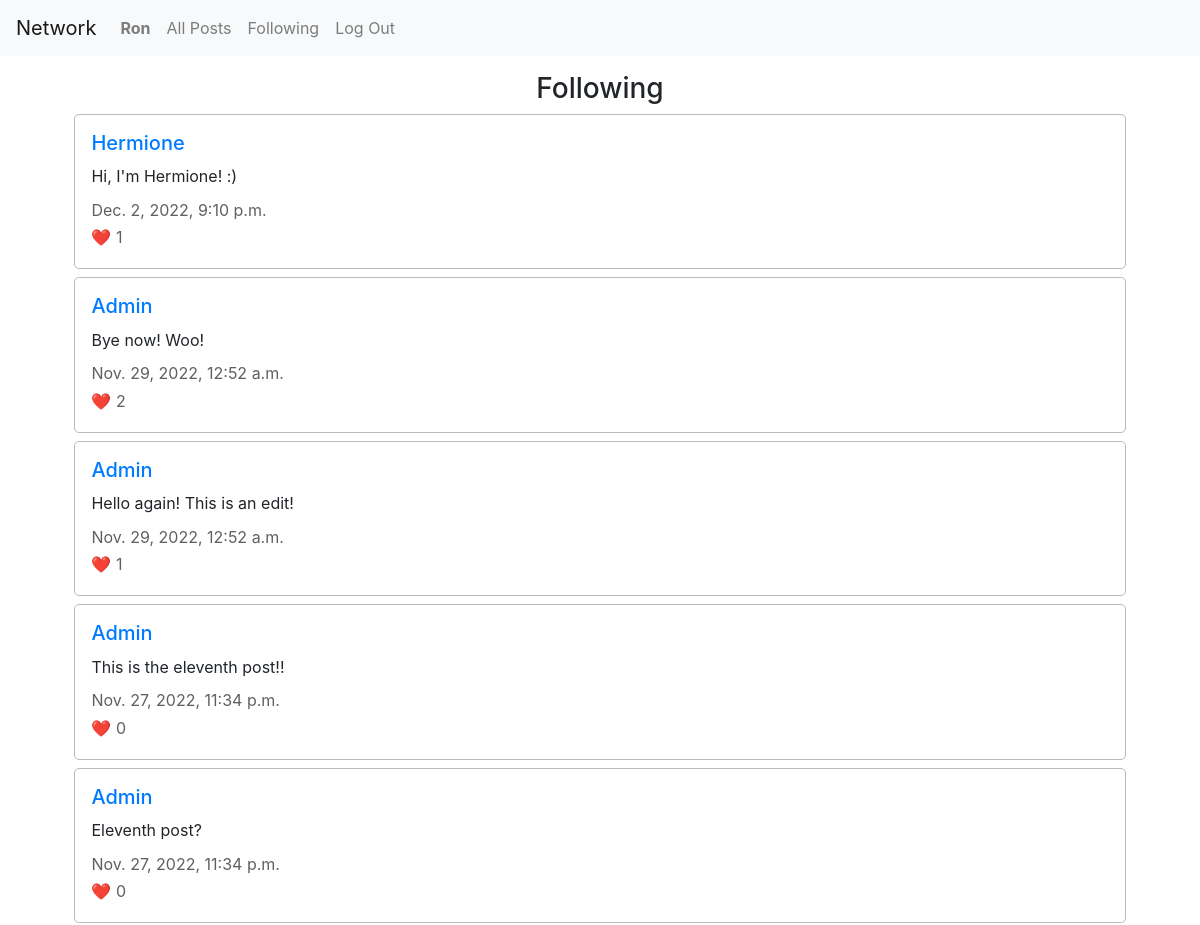
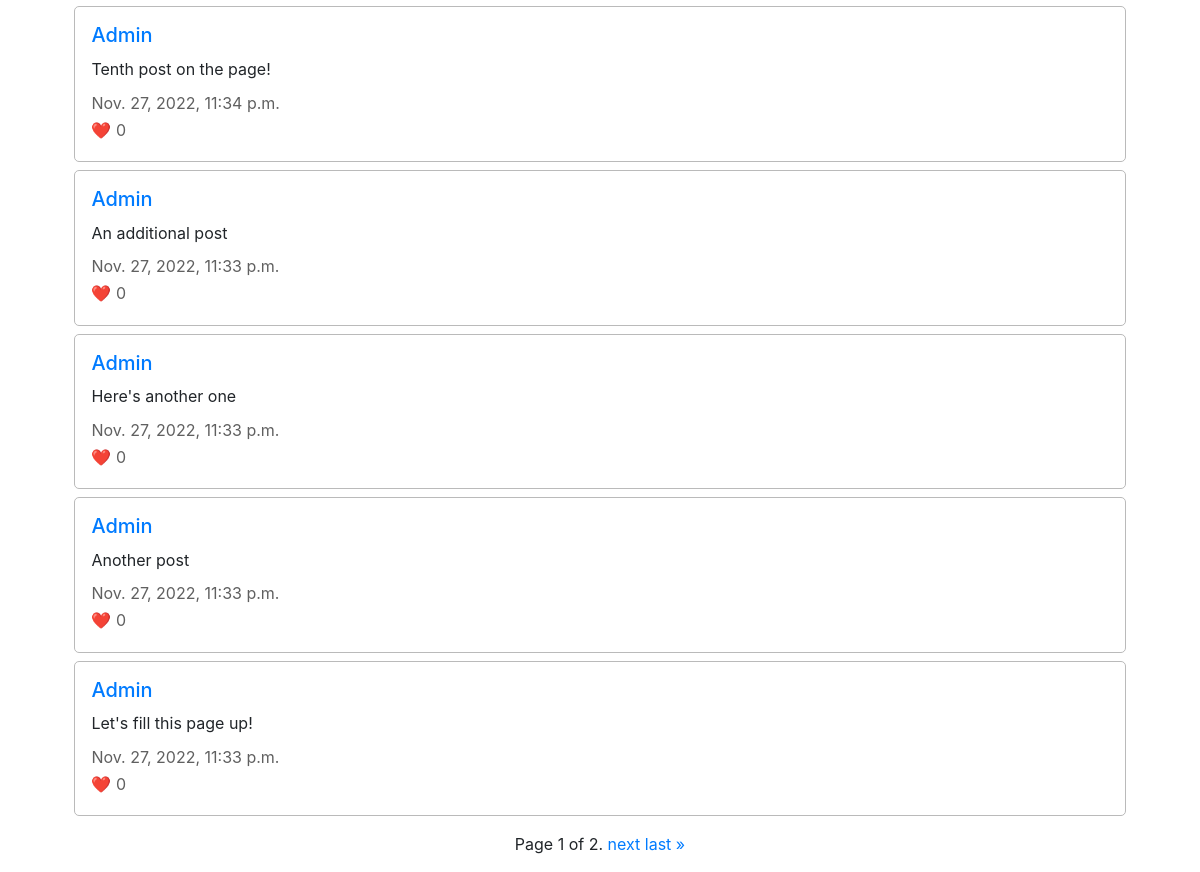
The page /following (signed in) on the database its author committed (2 pictures, top to bottom).
### network/models.py (models this page shows, shortened)
class User(AbstractUser):
    pass

class Post(models.Model):
    user = models.ForeignKey("User", on_delete=models.CASCADE, related_name ="posts")
    content = models.TextField(max_length=255)
    timestamp = models.DateTimeField(auto_now_add=True)
    likes = models.ManyToManyField("User", blank=True, related_name="liked")

### network/views.py (the view)
# urls.py: path("following", views.following, name="following"),
@login_required(login_url='/login')
def following(request):
    watcher = User.objects.get(username=request.user)
    followall = watcher.following.all()
    following = [f.followed for f in followall]
    followposts = Post.objects.filter(user__in=following).order_by('timestamp').reverse()
    paginator = Paginator(followposts, 10)
    page_num = request.GET.get('page')
    page_obj = paginator.get_page(page_num)
    return render(request, "network/following.html", {
        "page_obj": page_obj,
    })

### network/templates/network/following.html (shortened to what this page needs)
{% extends "network/layout.html" %}
{% load static %}
{% block body %}
    <div class="all-posts">
        <h3>Following</h3>
        {% for post in page_obj %}
            <div class="section">
                <h5><a href="{% url 'user' post.user %}">{{ post.user }}</a></h5>
                <p class="post-content">{{ post.content }}</p>
                <p class="grey">{{ post.timestamp }}</p>
                <p class="grey">&#10084;&#65039; {{ post.likes.all.count }}</p>
            </div>
        {% endfor %}
    </div>
    <div class="pagination">
      <span class="step-links">
          <span class="current">
              Page {{ page_obj.number }} of {{ page_obj.paginator.num_pages }}.
          </span>
          {% if page_obj.has_next %}
              <a href="?page={{ page_obj.next_page_number }}">next</a>
              <a href="?page={{ page_obj.paginator.num_pages }}">last &raquo;</a>
          {% endif %}
      </span>
    </div>
{% endblock %}

### network/templates/network/layout.html (shortened to what this page needs)
{% load static %}
<!DOCTYPE html>
<html lang="en">
    <head>
        <link rel="stylesheet" href="https://stackpath.bootstrapcdn.com/bootstrap/4.4.1/css/bootstrap.min.css">
        <link href="{% static 'network/styles.css' %}" rel="stylesheet">
    </head>
    <body>
        <nav class="navbar navbar-expand-lg navbar-light bg-light">
            <a class="navbar-brand" href="#">Network</a>
            <div class="collapse navbar-collapse" id="navbarNav">
                <ul class="navbar-nav mr-auto">
                {% if user.is_authenticated %}
                    <li class="nav-item">
                        <a class="nav-link" href="{% url 'user' user.username %}"><strong id="current-user">{{ user.username }}</strong></a>
                    </li>
                {% endif %}
                <li class="nav-item">
                    <a class="nav-link" href="{% url 'index' %}">All Posts</a>
                </li>
                {% if user.is_authenticated %}
                    <li class="nav-item">
                        <a class="nav-link" href="{% url 'following' %}">Following</a>
                    </li>
                    <li class="nav-item">
                        <a class="nav-link" href="{% url 'logout' %}">Log Out</a>
                    </li>
                {% endif %}
                </ul>
            </div>
        </nav>
        <div class="body">
            {% block body %}
            {% endblock %}
        </div>
    </body>
</html>

### network/static/network/styles.css (style rules this page uses)
.body { display: flex; flex-direction: column; justify-content: center; align-items: center; gap: 1rem; margin: 1rem; }
.all-posts { width: 100%; display: flex; flex-direction: column; justify-content: center; align-items: center; gap: 0.5rem; }
.section { width: 90%; border: 0.2px rgb(186, 186, 186) solid; border-radius: 5px; padding: 1rem; }
h3 { margin-bottom: 0rem; }
h5 { margin-bottom: 0.6rem; }
p { margin-bottom: 0.2rem; }
.post-content { margin-bottom: 0.6rem; }
.grey { color: rgb(96, 96, 96); }

### rows shown on the page
User: username "Ron"
Post: user "Hermione", content "Hi, I'm Hermione! :)", timestamp "Dec. 2, 2022, 9:10 p.m.", likes.all.count "1"
Post: user "Admin", content "Bye now! Woo!", timestamp "Nov. 29, 2022, 12:52 a.m.", likes.all.count "2"
Post: user "Admin", content "Hello again! This is an edit!", timestamp "Nov. 29, 2022, 12:52 a.m.", likes.all.count "1"
Post: user "Admin", content "This is the eleventh post!!", timestamp "Nov. 27, 2022, 11:34 p.m.", likes.all.count "0"
Post: user "Admin", content "Eleventh post?", timestamp "Nov. 27, 2022, 11:34 p.m.", likes.all.count "0"
Post: user "Admin", content "Tenth post on the page!", timestamp "Nov. 27, 2022, 11:34 p.m.", likes.all.count "0"
Post: user "Admin", content "An additional post", timestamp "Nov. 27, 2022, 11:33 p.m.", likes.all.count "0"
Post: user "Admin", content "Here's another one", timestamp "Nov. 27, 2022, 11:33 p.m.", likes.all.count "0"
Post: user "Admin", content "Another post", timestamp "Nov. 27, 2022, 11:33 p.m.", likes.all.count "0"
Post: user "Admin", content "Let's fill this page up!", timestamp "Nov. 27, 2022, 11:33 p.m.", likes.all.count "0"

### other values the page prints
{{ page_obj.number }} "1"
{{ page_obj.paginator.num_pages }} "2"
